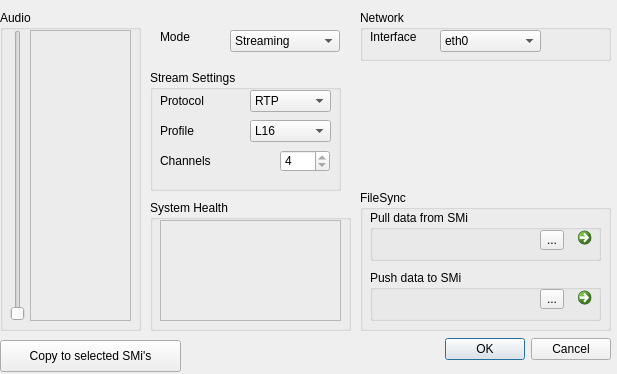
<?xml version="1.0" encoding="UTF-8"?>
<ui version="4.0">
 <class>Config:SMi</class>
 <widget class="QDialog" name="Config:SMi">
  <property name="geometry">
   <rect>
    <x>0</x>
    <y>0</y>
    <width>617</width>
    <height>374</height>
   </rect>
  </property>
  <property name="windowTitle">
   <string>Dialog</string>
  </property>
  <property name="modal">
   <bool>true</bool>
  </property>
  <widget class="QDialogButtonBox" name="buttonBox">
   <property name="geometry">
    <rect>
     <x>390</x>
     <y>330</y>
     <width>221</width>
     <height>39</height>
    </rect>
   </property>
   <property name="orientation">
    <enum>Qt::Horizontal</enum>
   </property>
   <property name="standardButtons">
    <set>QDialogButtonBox::Cancel|QDialogButtonBox::Ok</set>
   </property>
  </widget>
  <widget class="QPushButton" name="copyConfigButton">
   <property name="geometry">
    <rect>
     <x>0</x>
     <y>340</y>
     <width>181</width>
     <height>32</height>
    </rect>
   </property>
   <property name="text">
    <string>Copy to selected SMi's</string>
   </property>
  </widget>
  <widget class="QGroupBox" name="frame_FileSync">
   <property name="geometry">
    <rect>
     <x>360</x>
     <y>190</y>
     <width>251</width>
     <height>141</height>
    </rect>
   </property>
   <property name="title">
    <string>FileSync</string>
   </property>
   <widget class="QGroupBox" name="frame_FilePull">
    <property name="geometry">
     <rect>
      <x>10</x>
      <y>20</y>
      <width>231</width>
      <height>51</height>
     </rect>
    </property>
    <property name="title">
     <string>Pull data from SMi</string>
    </property>
    <widget class="QToolButton" name="pullDirButton">
     <property name="geometry">
      <rect>
       <x>170</x>
       <y>20</y>
       <width>24</width>
       <height>20</height>
      </rect>
     </property>
     <property name="text">
      <string>...</string>
     </property>
    </widget>
    <widget class="QLabel" name="pullDir">
     <property name="geometry">
      <rect>
       <x>10</x>
       <y>20</y>
       <width>151</width>
       <height>16</height>
      </rect>
     </property>
     <property name="text">
      <string>&lt;Destination Folder&gt;</string>
     </property>
    </widget>
    <widget class="QCommandLinkButton" name="pullButton">
     <property name="geometry">
      <rect>
       <x>200</x>
       <y>10</y>
       <width>31</width>
       <height>31</height>
      </rect>
     </property>
     <property name="sizePolicy">
      <sizepolicy hsizetype="Fixed" vsizetype="Fixed">
       <horstretch>0</horstretch>
       <verstretch>0</verstretch>
      </sizepolicy>
     </property>
     <property name="text">
      <string/>
     </property>
    </widget>
   </widget>
   <widget class="QGroupBox" name="frame_FilePush">
    <property name="geometry">
     <rect>
      <x>10</x>
      <y>80</y>
      <width>231</width>
      <height>51</height>
     </rect>
    </property>
    <property name="title">
     <string>Push data to SMi</string>
    </property>
    <widget class="QToolButton" name="pushDirButton">
     <property name="geometry">
      <rect>
       <x>170</x>
       <y>19</y>
       <width>24</width>
       <height>20</height>
      </rect>
     </property>
     <property name="text">
      <string>...</string>
     </property>
    </widget>
    <widget class="QLabel" name="pushDir">
     <property name="geometry">
      <rect>
       <x>10</x>
       <y>20</y>
       <width>151</width>
       <height>16</height>
      </rect>
     </property>
     <property name="text">
      <string>&lt;Source folder&gt;</string>
     </property>
    </widget>
    <widget class="QCommandLinkButton" name="pushButton">
     <property name="enabled">
      <bool>true</bool>
     </property>
     <property name="geometry">
      <rect>
       <x>200</x>
       <y>10</y>
       <width>31</width>
       <height>31</height>
      </rect>
     </property>
     <property name="sizePolicy">
      <sizepolicy hsizetype="Fixed" vsizetype="Fixed">
       <horstretch>0</horstretch>
       <verstretch>0</verstretch>
      </sizepolicy>
     </property>
     <property name="text">
      <string/>
     </property>
    </widget>
   </widget>
  </widget>
  <widget class="QGroupBox" name="frame_Audio">
   <property name="geometry">
    <rect>
     <x>0</x>
     <y>10</y>
     <width>141</width>
     <height>321</height>
    </rect>
   </property>
   <property name="title">
    <string>Audio</string>
   </property>
   <widget class="QSlider" name="gainFader">
    <property name="geometry">
     <rect>
      <x>10</x>
      <y>20</y>
      <width>16</width>
      <height>291</height>
     </rect>
    </property>
    <property name="orientation">
     <enum>Qt::Vertical</enum>
    </property>
   </widget>
   <widget class="QFrame" name="meters">
    <property name="geometry">
     <rect>
      <x>30</x>
      <y>20</y>
      <width>101</width>
      <height>291</height>
     </rect>
    </property>
    <property name="frameShape">
     <enum>QFrame::StyledPanel</enum>
    </property>
    <property name="frameShadow">
     <enum>QFrame::Raised</enum>
    </property>
   </widget>
  </widget>
  <widget class="QGroupBox" name="groupBox">
   <property name="geometry">
    <rect>
     <x>150</x>
     <y>200</y>
     <width>201</width>
     <height>131</height>
    </rect>
   </property>
   <property name="title">
    <string>System Health</string>
   </property>
   <widget class="QFrame" name="statemeter">
    <property name="geometry">
     <rect>
      <x>10</x>
      <y>20</y>
      <width>181</width>
      <height>101</height>
     </rect>
    </property>
    <property name="frameShape">
     <enum>QFrame::StyledPanel</enum>
    </property>
    <property name="frameShadow">
     <enum>QFrame::Raised</enum>
    </property>
   </widget>
  </widget>
  <widget class="QWidget" name="frame_Mode" native="true">
   <property name="geometry">
    <rect>
     <x>140</x>
     <y>10</y>
     <width>211</width>
     <height>181</height>
    </rect>
   </property>
   <widget class="QGroupBox" name="frame_StreamSettings">
    <property name="geometry">
     <rect>
      <x>10</x>
      <y>60</y>
      <width>191</width>
      <height>121</height>
     </rect>
    </property>
    <property name="title">
     <string>Stream Settings</string>
    </property>
    <widget class="QComboBox" name="streamProtocol">
     <property name="geometry">
      <rect>
       <x>100</x>
       <y>20</y>
       <width>81</width>
       <height>22</height>
      </rect>
     </property>
     <item>
      <property name="text">
       <string>RTP</string>
      </property>
     </item>
    </widget>
    <widget class="QLabel" name="label_streamProtocol">
     <property name="geometry">
      <rect>
       <x>10</x>
       <y>20</y>
       <width>52</width>
       <height>22</height>
      </rect>
     </property>
     <property name="text">
      <string>Protocol</string>
     </property>
    </widget>
    <widget class="QLabel" name="label_streamProfile">
     <property name="geometry">
      <rect>
       <x>10</x>
       <y>50</y>
       <width>52</width>
       <height>22</height>
      </rect>
     </property>
     <property name="text">
      <string>Profile</string>
     </property>
    </widget>
    <widget class="QLabel" name="label_streamChannels">
     <property name="geometry">
      <rect>
       <x>10</x>
       <y>80</y>
       <width>52</width>
       <height>22</height>
      </rect>
     </property>
     <property name="text">
      <string>Channels</string>
     </property>
    </widget>
    <widget class="QSpinBox" name="streamChannels">
     <property name="geometry">
      <rect>
       <x>130</x>
       <y>80</y>
       <width>50</width>
       <height>22</height>
      </rect>
     </property>
     <property name="minimum">
      <number>4</number>
     </property>
     <property name="maximum">
      <number>4</number>
     </property>
    </widget>
    <widget class="QComboBox" name="streamProfile">
     <property name="geometry">
      <rect>
       <x>100</x>
       <y>50</y>
       <width>81</width>
       <height>22</height>
      </rect>
     </property>
     <item>
      <property name="text">
       <string>L16</string>
      </property>
     </item>
    </widget>
   </widget>
   <widget class="QComboBox" name="modeSelector">
    <property name="geometry">
     <rect>
      <x>90</x>
      <y>20</y>
      <width>110</width>
      <height>22</height>
     </rect>
    </property>
    <item>
     <property name="text">
      <string>Streaming</string>
     </property>
    </item>
    <item>
     <property name="text">
      <string>Recording</string>
     </property>
    </item>
    <item>
     <property name="text">
      <string>Processing</string>
     </property>
    </item>
   </widget>
   <widget class="QLabel" name="label_mode">
    <property name="geometry">
     <rect>
      <x>20</x>
      <y>20</y>
      <width>52</width>
      <height>13</height>
     </rect>
    </property>
    <property name="text">
     <string>Mode</string>
    </property>
   </widget>
  </widget>
  <widget class="QGroupBox" name="frame_Network">
   <property name="geometry">
    <rect>
     <x>360</x>
     <y>10</y>
     <width>251</width>
     <height>51</height>
    </rect>
   </property>
   <property name="title">
    <string>Network</string>
   </property>
   <widget class="QComboBox" name="networkInterface">
    <property name="geometry">
     <rect>
      <x>80</x>
      <y>20</y>
      <width>101</width>
      <height>22</height>
     </rect>
    </property>
    <item>
     <property name="text">
      <string>eth0</string>
     </property>
    </item>
    <item>
     <property name="text">
      <string>wlan0</string>
     </property>
    </item>
   </widget>
   <widget class="QLabel" name="label_networkInterface">
    <property name="geometry">
     <rect>
      <x>10</x>
      <y>20</y>
      <width>52</width>
      <height>13</height>
     </rect>
    </property>
    <property name="text">
     <string>Interface</string>
    </property>
   </widget>
  </widget>
 </widget>
 <resources/>
 <connections>
  <connection>
   <sender>buttonBox</sender>
   <signal>accepted()</signal>
   <receiver>Config:SMi</receiver>
   <slot>accept()</slot>
   <hints>
    <hint type="sourcelabel">
     <x>248</x>
     <y>254</y>
    </hint>
    <hint type="destinationlabel">
     <x>157</x>
     <y>274</y>
    </hint>
   </hints>
  </connection>
  <connection>
   <sender>buttonBox</sender>
   <signal>rejected()</signal>
   <receiver>Config:SMi</receiver>
   <slot>reject()</slot>
   <hints>
    <hint type="sourcelabel">
     <x>316</x>
     <y>260</y>
    </hint>
    <hint type="destinationlabel">
     <x>286</x>
     <y>274</y>
    </hint>
   </hints>
  </connection>
 </connections>
</ui>
